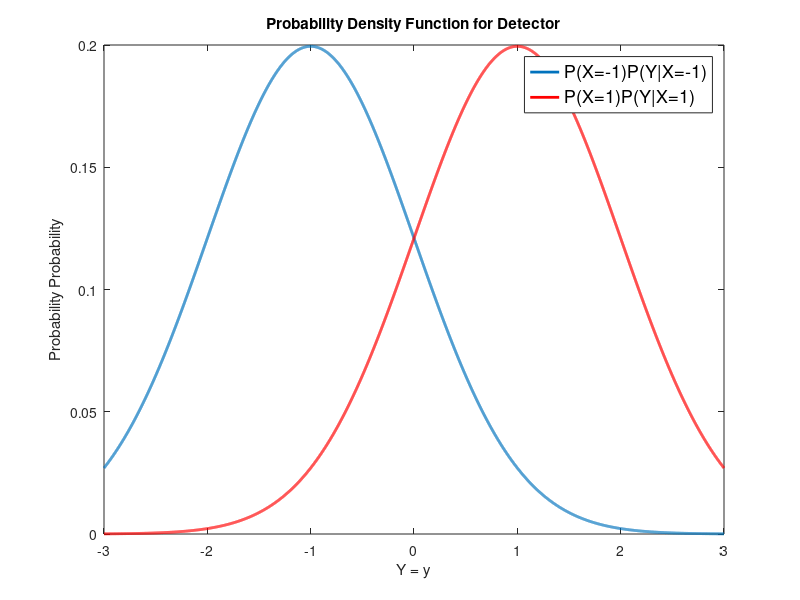

Write the MATLAB code that produced this figure.
mu = 0;
noise = 1;
x = -3*noise:1e-3:3*noise; 
y1 = .5*pdf('normal', x, -1, noise);
y2 = .5*pdf('normal', x, 1, noise);
plot(x, y1,'LineWidth',2.0)
hold on 
plot(x, y2, 'r','LineWidth',2.0)
legend({'P(X=-1)P(Y|X=-1)', 'P(X=1)P(Y|X=1)'},'FontSize',13)
xlabel('Y = y') 
ylabel('Probability Probability')
set(gcf,'color','w');
set(gca,'Color','w');
title('Probability Density Function for Detector')